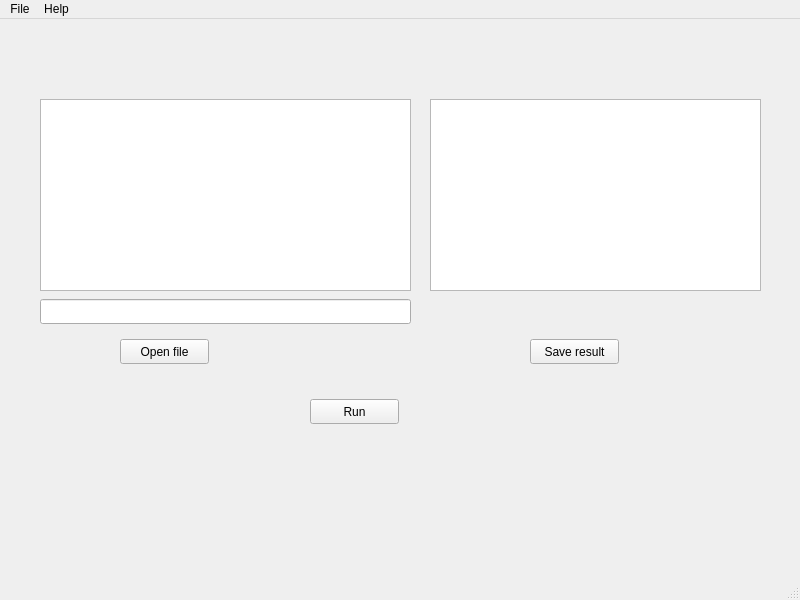
<?xml version="1.0" encoding="UTF-8"?>
<ui version="4.0">
 <class>MainWindow</class>
 <widget class="QMainWindow" name="MainWindow">
  <property name="geometry">
   <rect>
    <x>0</x>
    <y>0</y>
    <width>800</width>
    <height>600</height>
   </rect>
  </property>
  <property name="windowTitle">
   <string>Simple Arx</string>
  </property>
  <widget class="QWidget" name="centralwidget">
   <widget class="QTextBrowser" name="txtInput">
    <property name="geometry">
     <rect>
      <x>40</x>
      <y>80</y>
      <width>371</width>
      <height>192</height>
     </rect>
    </property>
   </widget>
   <widget class="QTextBrowser" name="txtOutput">
    <property name="geometry">
     <rect>
      <x>430</x>
      <y>80</y>
      <width>331</width>
      <height>192</height>
     </rect>
    </property>
   </widget>
   <widget class="QPushButton" name="btnOpen">
    <property name="geometry">
     <rect>
      <x>120</x>
      <y>320</y>
      <width>89</width>
      <height>25</height>
     </rect>
    </property>
    <property name="text">
     <string>Open file</string>
    </property>
   </widget>
   <widget class="QPushButton" name="btnSave">
    <property name="geometry">
     <rect>
      <x>530</x>
      <y>320</y>
      <width>89</width>
      <height>25</height>
     </rect>
    </property>
    <property name="text">
     <string>Save result</string>
    </property>
   </widget>
   <widget class="QPushButton" name="btnRun">
    <property name="geometry">
     <rect>
      <x>310</x>
      <y>380</y>
      <width>89</width>
      <height>25</height>
     </rect>
    </property>
    <property name="text">
     <string>Run</string>
    </property>
   </widget>
   <widget class="QLineEdit" name="txtlInput">
    <property name="geometry">
     <rect>
      <x>40</x>
      <y>280</y>
      <width>371</width>
      <height>25</height>
     </rect>
    </property>
    <property name="readOnly">
     <bool>true</bool>
    </property>
   </widget>
  </widget>
  <widget class="QMenuBar" name="menubar">
   <property name="geometry">
    <rect>
     <x>0</x>
     <y>0</y>
     <width>800</width>
     <height>22</height>
    </rect>
   </property>
   <widget class="QMenu" name="menuFile">
    <property name="title">
     <string>File</string>
    </property>
    <addaction name="actionExit"/>
   </widget>
   <widget class="QMenu" name="menuAbout">
    <property name="title">
     <string>Help</string>
    </property>
    <addaction name="separator"/>
    <addaction name="actionTutorials"/>
    <addaction name="actionAbout"/>
   </widget>
   <addaction name="menuFile"/>
   <addaction name="menuAbout"/>
  </widget>
  <widget class="QStatusBar" name="statusbar"/>
  <action name="actionExit">
   <property name="text">
    <string>Exit</string>
   </property>
  </action>
  <action name="actionTutorials">
   <property name="text">
    <string>Tutorials</string>
   </property>
  </action>
  <action name="actionAbout">
   <property name="text">
    <string>About</string>
   </property>
  </action>
 </widget>
 <resources/>
 <connections/>
</ui>
